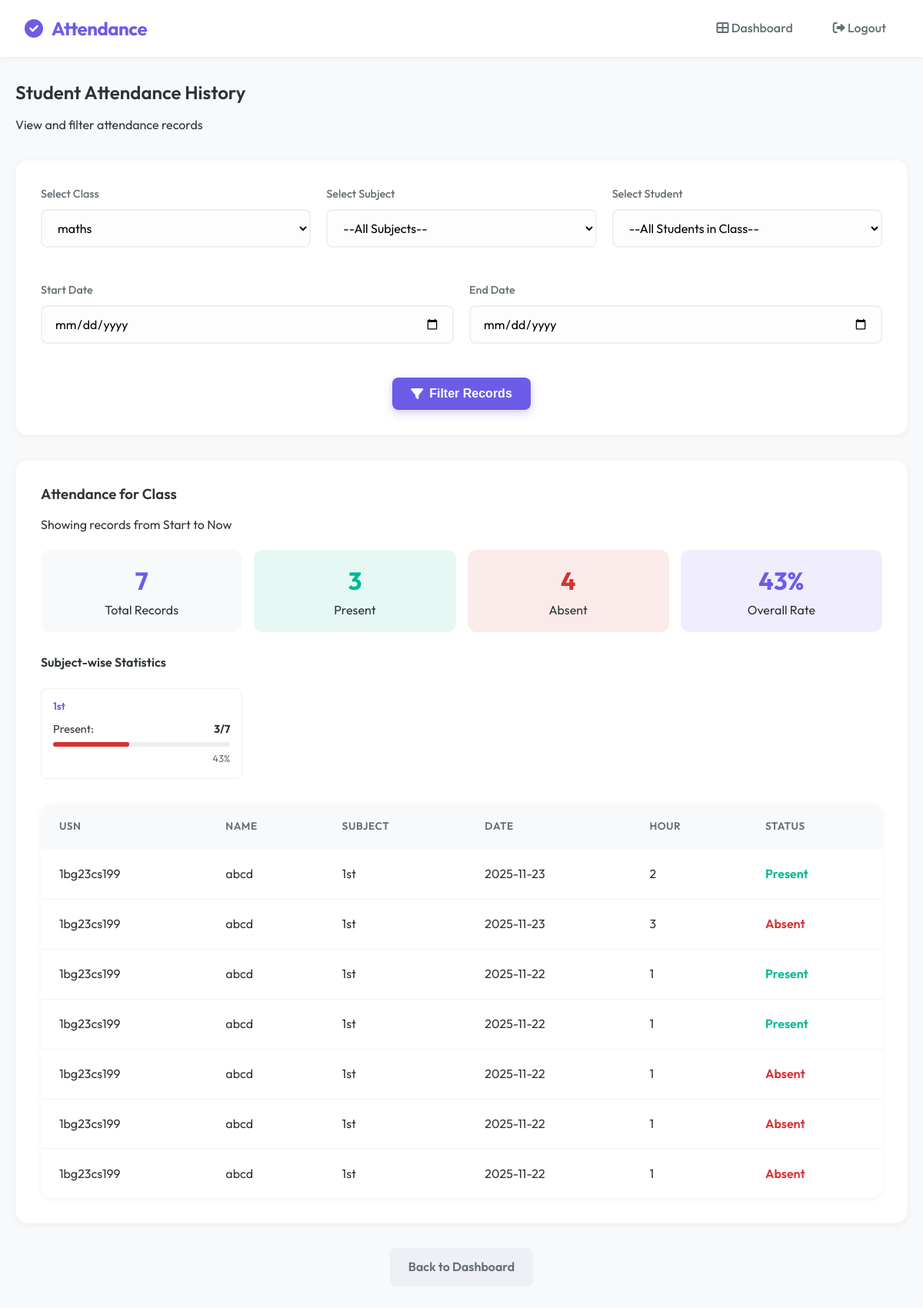
Page /admin/student_attendance_history?class_id=1 (signed in) on the committed database.
### tables this page shows
CREATE TABLE attendance (
        id INTEGER PRIMARY KEY AUTOINCREMENT,
        student_id INTEGER,
        subject TEXT,
        date TEXT,
        status TEXT
    , hour INTEGER DEFAULT 1);

CREATE TABLE students (
        id INTEGER PRIMARY KEY AUTOINCREMENT,
        usn TEXT UNIQUE,
        name TEXT,
        dob TEXT,
        class_id INTEGER,
        face_encoding BLOB
    );

### app.py (the view)
@app.route("/admin/student_attendance_history", methods=["GET", "POST"])
def student_attendance_history():
    if session.get("role") != "admin":
        return "Unauthorized", 403
    conn = sqlite3.connect('attendance.db')
    c = conn.cursor()
    c.execute("SELECT id, class_name FROM classes ORDER BY class_name")
    classes = c.fetchall()
    selected_class_id = request.args.get("class_id") or request.form.get("class_id")
    selected_student_id = request.args.get("student_id") or request.form.get("student_id")
    selected_subject = request.args.get("subject") or request.form.get("subject")
    start_date = request.args.get("start_date") or request.form.get("start_date")
    end_date = request.args.get("end_date") or request.form.get("end_date")
    filtered_students, attendance_records, student_info, subjects = [], [], None, []
    if selected_class_id:
        c.execute("SELECT id, usn, name FROM students WHERE class_id=? ORDER BY name", (selected_class_id,))
        filtered_students = c.fetchall()
        c.execute("SELECT name FROM subjects WHERE class_id=? ORDER BY name", (selected_class_id,))
        subjects = [row[0] for row in c.fetchall()]
    if selected_student_id:
        c.execute("SELECT usn, name, class_name FROM students JOIN classes ON students.class_id = classes.id WHERE students.id=?", (selected_student_id,))
        student_info = c.fetchone()
        query = "SELECT subject, date, status, hour FROM attendance WHERE student_id=?"
        params = [selected_student_id]
        if selected_subject:
            query += " AND subject=?"
            params.append(selected_subject)
        if start_date and end_date:
            query += " AND date BETWEEN ? AND ?"
            params.extend([start_date, end_date])
        elif start_date:
            query += " AND date >= ?"
            params.append(start_date)
        elif end_date:
            query += " AND date <= ?"
            params.append(end_date)
        query += " ORDER BY date DESC, hour ASC"
        c.execute(query, params)
        attendance_records = c.fetchall()
    elif selected_class_id:
        query = """
            SELECT students.usn, students.name, attendance.subject, attendance.date, attendance.status, attendance.hour
            FROM attendance
            JOIN students ON attendance.student_id = students.id
            WHERE students.class_id=?
        """
        params = [selected_class_id]
        if selected_subject:
            query += " AND attendance.subject=?"
            params.append(selected_subject)
        if start_date and end_date:
            query += " AND attendance.date BETWEEN ? AND ?"
            params.extend([start_date, end_date])
        elif start_date:
            query += " AND attendance.date >= ?"
            params.append(start_date)
        elif end_date:
            query += " AND attendance.date <= ?"
            params.append(end_date)
        query += " ORDER BY attendance.date DESC, attendance.hour ASC, students.name ASC"
        c.execute(query, params)
        attendance_records = c.fetchall()
    subject_stats = {}
    for record in attendance_records:
        subj = record[0] if selected_student_id else record[2]
        status = record[2] if selected_student_id else record[4]
        if subj not in subject_stats:
            subject_stats[subj] = {
                'total': 0,
                'present': 0,
                'absent': 0,
                'percentage': 0
            }
        subject_stats[subj]['total'] += 1
        if status == 'Present':
            subject_stats[subj]['present'] += 1
        else:
            subject_stats[subj]['absent'] += 1
    for subj in subject_stats:
        subject_stats[subj]['percentage'] = round(
            (subject_stats[subj]['present'] / subject_stats[subj]['total'] * 100)
            if subject_stats[subj]['total'] > 0 else 0
        )
    total_records = len(attendance_records)
    present_count = sum(s['present'] for s in subject_stats.values())
    absent_count = total_records - present_count
    attendance_percentage = round((present_count / total_records * 100) if total_records > 0 else 0)
    conn.close()
    return render_template("student_attendance_history.html",
                           classes=classes, filtered_students=filtered_students,
                           subjects=subjects,
                           attendance_records=attendance_records,
                           selected_class_id=int(selected_class_id) if selected_class_id else None,
                           selected_student_id=int(selected_student_id) if selected_student_id else None,
                           selected_subject=selected_subject,
                           student_info=student_info, start_date=start_date, end_date=end_date,
                           total_records=total_records,
                           present_count=present_count,
                           absent_count=absent_count,
                           attendance_percentage=attendance_percentage,
                           subject_stats=subject_stats)

### templates/student_attendance_history.html (shortened to what this page needs)
{% extends "base.html" %}
{% block content %}
<div class="mb-4">
    <h2>Student Attendance History</h2>
    <p class="text-muted">View and filter attendance records</p>
</div>
<div class="card mb-4">
    <form method="GET" action="/admin/student_attendance_history">
        <div
            style="display: grid; grid-template-columns: repeat(auto-fit, minmax(200px, 1fr)); gap: 20px; margin-bottom: 20px;">
            <div class="form-group">
                <label for="class_id">Select Class</label>
                <select name="class_id" id="class_id" required onchange="this.form.submit()">
                    {% for cid, cname in classes %}
                    <option value="{{ cid }}" {% if selected_class_id==cid %}selected{% endif %}>{{ cname }}</option>
                    {% endfor %}
                </select>
            </div>
            <div class="form-group">
                <label for="subject">Select Subject</label>
                <select name="subject" id="subject" {% if not selected_class_id %}disabled{% endif %}
                    onchange="this.form.submit()">
                    <option value="">--All Subjects--</option>
                </select>
            </div>
            <div class="form-group">
                <label for="student_id">Select Student</label>
                <select name="student_id" id="student_id" {% if not selected_class_id %}disabled{% endif %}
                    onchange="this.form.submit()">
                    <option value="">--All Students in Class--</option>
                </select>
            </div>
        </div>
        <div style="display: grid; grid-template-columns: 1fr 1fr; gap: 20px; margin-bottom: 20px;">
            <div class="form-group">
                <label for="start_date">Start Date</label>
                <input type="date" name="start_date" value="{{ start_date or '' }}">
            </div>
            <div class="form-group">
                <label for="end_date">End Date</label>
                <input type="date" name="end_date" value="{{ end_date or '' }}">
            </div>
        </div>
        <div class="text-center">
            <button type="submit" class="btn btn-primary"><i class="fas fa-filter"></i> Filter Records</button>
        </div>
    </form>
</div>
{% if attendance_records %}
<div class="card mb-4">
    <div style="display: flex; justify-content: space-between; align-items: center; margin-bottom: 20px;">
        <div>
            {% if selected_student_id %}
            <h3>Attendance for {{ student_info[1] }} ({{ student_info[0] }})</h3>
            {% elif selected_class_id %}
            <h3>Attendance for Class</h3>
            {% endif %}
            <p class="text-muted">
                Showing records from {{ start_date or 'Start' }} to {{ end_date or 'Now' }}
            </p>
        </div>
        </div>
    <div class="dashboard-grid"
        style="grid-template-columns: repeat(4, 1fr); margin-top: 0; margin-bottom: 30px; gap: 15px;">
        <div style="text-align: center; padding: 15px; background: #f8f9fa; border-radius: 12px;">
            <div style="font-size: 2rem; font-weight: bold; color: var(--primary);">{{ total_records }}</div>
            <div class="text-muted">Total Records</div>
        </div>
        <div style="text-align: center; padding: 15px; background: rgba(0, 184, 148, 0.1); border-radius: 12px;">
            <div style="font-size: 2rem; font-weight: bold; color: var(--success);">{{ present_count }}</div>
            <div class="text-muted">Present</div>
        </div>
        <div style="text-align: center; padding: 15px; background: rgba(214, 48, 49, 0.1); border-radius: 12px;">
            <div style="font-size: 2rem; font-weight: bold; color: var(--error);">{{ absent_count }}</div>
            <div class="text-muted">Absent</div>
        </div>
        <div style="text-align: center; padding: 15px; background: rgba(108, 92, 231, 0.1); border-radius: 12px;">
            <div style="font-size: 2rem; font-weight: bold; color: var(--primary);">{{ attendance_percentage }}%</div>
            <div class="text-muted">Overall Rate</div>
        </div>
    </div>
    {% if subject_stats %}
    <h4 class="mb-3">Subject-wise Statistics</h4>
    <div
        style="display: grid; grid-template-columns: repeat(auto-fill, minmax(250px, 1fr)); gap: 15px; margin-bottom: 30px;">
        {% for subject, stats in subject_stats.items() %}
        <div style="padding: 15px; border: 1px solid #eee; border-radius: 8px;">
            <h5 style="margin-bottom: 10px; color: var(--primary);">{{ subject }}</h5>
            <div style="display: flex; justify-content: space-between; font-size: 0.9rem; margin-bottom: 5px;">
                <span>Present:</span> <strong>{{ stats.present }}/{{ stats.total }}</strong>
            </div>
            <div style="width: 100%; background: #eee; height: 6px; border-radius: 3px;">
                <div
                    style="width: {{ stats.percentage }}%; background: {% if stats.percentage >= 75 %}var(--success){% elif stats.percentage >= 60 %}var(--warning){% else %}var(--error){% endif %}; height: 100%; border-radius: 3px;">
                </div>
            </div>
            <div style="text-align: right; font-size: 0.8rem; margin-top: 5px; color: var(--text-muted);">{{
                stats.percentage }}%</div>
        </div>
        {% endfor %}
    </div>
    {% endif %}
    <div class="table-container">
        <table>
            <thead>
                {% if selected_student_id %}
                <tr>
                    <th>Subject</th>
                    <th>Date</th>
                    <th>Hour</th>
                    <th>Status</th>
                </tr>
                {% else %}
                <tr>
                    <th>USN</th>
                    <th>Name</th>
                    <th>Subject</th>
                    <th>Date</th>
                    <th>Hour</th>
                    <th>Status</th>
                </tr>
                {% endif %}
            </thead>
            <tbody>
                {% for row in attendance_records %}
                {% if selected_student_id %}
                <tr>
                    <td>{{ row[0] }}</td>
                    <td>{{ row[1] }}</td>
                    <td>{{ row[3] }}</td>
                    <td>
                        <span class="{% if row[2] == 'Present' %}text-success{% else %}text-danger{% endif %}"
                            style="font-weight: 600;">
                            {{ row[2] }}
                        </span>
                    </td>
                </tr>
                {% else %}
                <tr>
                    <td>{{ row[0] }}</td>
                    <td>{{ row[1] }}</td>
                    <td>{{ row[2] }}</td>
                    <td>{{ row[3] }}</td>
                    <td>{{ row[5] }}</td>
                    <td>
                        <span class="{% if row[4] == 'Present' %}text-success{% else %}text-danger{% endif %}"
                            style="font-weight: 600;">
                            {{ row[4] }}
                        </span>
                    </td>
                </tr>
                {% endif %}
                {% endfor %}
            </tbody>
        </table>
    </div>
</div>
{% endif %}
<div class="text-center mt-4 mb-4">
    <a href="/dashboard" class="btn btn-secondary">Back to Dashboard</a>
</div>
{% endblock %}

### static/style.css (style rules this page uses)
:root { --primary: #6c5ce7; --primary-hover: #5b4cc4; --primary-light: #a29bfe; --secondary: #00cec9; --accent: #fd79a8; --bg-body: #f8f9fa; --bg-surface: #ffffff; --bg-glass: rgba(255, 255, 255, 0.8); --text-main: #2d3436; --text-muted: #636e72; --text-light: #ffffff; --success: #00b894; --error: #d63031; --warning: #fdcb6e; --radius-sm: 8px; --radius-md: 16px; --radius-lg: 24px; --shadow-sm: 0 2px 8px rgba(0, 0, 0, 0.05); --shadow-md: 0 8px 24px rgba(0, 0, 0, 0.08); --shadow-lg: 0 16px 48px rgba(0, 0, 0, 0.1); --transition: all 0.3s cubic-bezier(0.4, 0, 0.2, 1); }
* { margin: 0; padding: 0; box-sizing: border-box; }
body { font-family: 'Outfit', sans-serif; background-color: var(--bg-body); color: var(--text-main); line-height: 1.6; min-height: 100vh; display: flex; flex-direction: column; }
h1, h2, h3, h4, h5, h6 { font-weight: 600; line-height: 1.2; margin-bottom: 1rem; color: var(--text-main); }
a { text-decoration: none; color: var(--primary); transition: var(--transition); }
.card { background: var(--bg-surface); border-radius: var(--radius-md); padding: 2rem; box-shadow: var(--shadow-sm); transition: var(--transition); border: 1px solid rgba(0, 0, 0, 0.02); }
.form-group { margin-bottom: 1.5rem; }
label { display: block; margin-bottom: 0.5rem; font-weight: 500; color: var(--text-muted); font-size: 0.9rem; }
input, select, textarea { width: 100%; padding: 12px 16px; border: 2px solid #eef0f5; border-radius: var(--radius-sm); font-family: inherit; font-size: 1rem; transition: var(--transition); background: #fdfdfd; }
.btn { display: inline-flex; align-items: center; justify-content: center; padding: 12px 24px; border-radius: var(--radius-sm); font-weight: 600; cursor: pointer; border: none; transition: var(--transition); font-size: 1rem; gap: 8px; }
.btn-primary { background: var(--primary); color: white; box-shadow: 0 4px 12px rgba(108, 92, 231, 0.3); }
.btn-secondary { background: #eef0f5; color: var(--text-muted); }
.dashboard-grid { display: grid; grid-template-columns: repeat(auto-fit, minmax(280px, 1fr)); gap: 24px; margin-top: 2rem; }
.table-container { background: var(--bg-surface); border-radius: var(--radius-md); box-shadow: var(--shadow-sm); overflow: hidden; margin-top: 2rem; }
table { width: 100%; border-collapse: collapse; }
th { background: #f8f9fa; padding: 1.2rem 1.5rem; text-align: left; font-weight: 600; color: var(--text-muted); font-size: 0.85rem; text-transform: uppercase; letter-spacing: 0.5px; }
td { padding: 1.2rem 1.5rem; border-bottom: 1px solid #f1f2f6; color: var(--text-main); }
tr:last-child td { border-bottom: none; }
.text-center { text-align: center; }
.mt-4 { margin-top: 2rem; }
.mb-3 { margin-bottom: 1.5rem; }
.mb-4 { margin-bottom: 2rem; }

### templates/student_attendance_history.html (style rules this page uses)
.text-success { color: var(--success); }
.text-danger { color: var(--error); }

### rows in the picture
attendance: subject "1st", present "3", total "7", percentage "43", usn "1bg23cs199", name "abcd", date "2025-11-23", hour "2", status "Present"
attendance: usn "1bg23cs199", name "abcd", subject "1st", date "2025-11-23", hour "3", status "Absent"
attendance: usn "1bg23cs199", name "abcd", subject "1st", date "2025-11-22", hour "1", status "Present"
attendance: usn "1bg23cs199", name "abcd", subject "1st", date "2025-11-22", hour "1", status "Present"
attendance: usn "1bg23cs199", name "abcd", subject "1st", date "2025-11-22", hour "1", status "Absent"
attendance: usn "1bg23cs199", name "abcd", subject "1st", date "2025-11-22", hour "1", status "Absent"
attendance: usn "1bg23cs199", name "abcd", subject "1st", date "2025-11-22", hour "1", status "Absent"

### other values in the picture
{{ start_date or 'Start' }} "Start"
{{ end_date or 'Now' }} "Now"
{{ total_records }} "7"
{{ present_count }} "3"
{{ absent_count }} "4"
{{ attendance_percentage }} "43"
form field class_id "maths"
